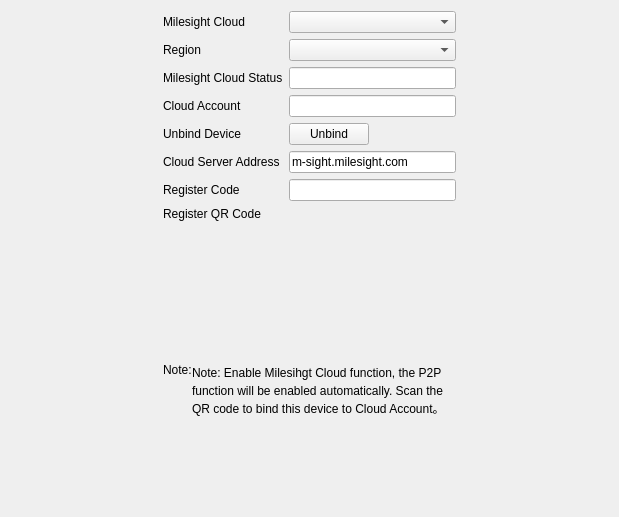
<?xml version="1.0" encoding="UTF-8"?>
<ui version="4.0">
 <class>WizardPageCloud</class>
 <widget class="QWidget" name="WizardPageCloud">
  <property name="geometry">
   <rect>
    <x>0</x>
    <y>0</y>
    <width>619</width>
    <height>517</height>
   </rect>
  </property>
  <property name="windowTitle">
   <string>Form</string>
  </property>
  <layout class="QHBoxLayout" name="horizontalLayout_5">
   <item>
    <widget class="QWidget" name="widget" native="true">
     <property name="sizePolicy">
      <sizepolicy hsizetype="Preferred" vsizetype="Preferred">
       <horstretch>1</horstretch>
       <verstretch>0</verstretch>
      </sizepolicy>
     </property>
    </widget>
   </item>
   <item>
    <widget class="QWidget" name="widgetDetails" native="true">
     <property name="sizePolicy">
      <sizepolicy hsizetype="Preferred" vsizetype="Preferred">
       <horstretch>2</horstretch>
       <verstretch>0</verstretch>
      </sizepolicy>
     </property>
     <layout class="QGridLayout" name="gridLayout_2">
      <property name="leftMargin">
       <number>0</number>
      </property>
      <property name="topMargin">
       <number>0</number>
      </property>
      <property name="rightMargin">
       <number>0</number>
      </property>
      <property name="bottomMargin">
       <number>0</number>
      </property>
      <item row="3" column="1">
       <widget class="MyLineEdit" name="lineEditCloudAccount">
        <property name="readOnly">
         <bool>true</bool>
        </property>
       </widget>
      </item>
      <item row="5" column="0">
       <widget class="MyLabel" name="labelCloudServerAddress">
        <property name="text">
         <string>Cloud Server Address</string>
        </property>
       </widget>
      </item>
      <item row="6" column="1">
       <widget class="MyLineEdit" name="lineEditRegisterCode">
        <property name="readOnly">
         <bool>true</bool>
        </property>
       </widget>
      </item>
      <item row="2" column="0">
       <widget class="MyLabel" name="labelMilesightCloudStatus">
        <property name="text">
         <string>Milesight Cloud Status</string>
        </property>
       </widget>
      </item>
      <item row="2" column="1">
       <widget class="MyLineEdit" name="labelMilesightCloudStatusString">
        <property name="readOnly">
         <bool>true</bool>
        </property>
       </widget>
      </item>
      <item row="0" column="0">
       <widget class="MyLabel" name="labelMilesightCloud">
        <property name="sizePolicy">
         <sizepolicy hsizetype="Preferred" vsizetype="Preferred">
          <horstretch>2</horstretch>
          <verstretch>0</verstretch>
         </sizepolicy>
        </property>
        <property name="text">
         <string>Milesight Cloud</string>
        </property>
       </widget>
      </item>
      <item row="0" column="1">
       <widget class="ComboBox" name="comboBoxMilesightCloud">
        <property name="sizePolicy">
         <sizepolicy hsizetype="Preferred" vsizetype="Fixed">
          <horstretch>3</horstretch>
          <verstretch>0</verstretch>
         </sizepolicy>
        </property>
       </widget>
      </item>
      <item row="4" column="1">
       <widget class="QWidget" name="widget" native="true">
        <layout class="QHBoxLayout" name="horizontalLayout_3">
         <property name="leftMargin">
          <number>0</number>
         </property>
         <property name="topMargin">
          <number>0</number>
         </property>
         <property name="rightMargin">
          <number>0</number>
         </property>
         <property name="bottomMargin">
          <number>0</number>
         </property>
         <item>
          <widget class="MyPushButton" name="pushButtonUnbindDevice">
           <property name="text">
            <string>Unbind</string>
           </property>
          </widget>
         </item>
         <item>
          <spacer name="horizontalSpacer_2">
           <property name="orientation">
            <enum>Qt::Horizontal</enum>
           </property>
           <property name="sizeHint" stdset="0">
            <size>
             <width>40</width>
             <height>20</height>
            </size>
           </property>
          </spacer>
         </item>
        </layout>
       </widget>
      </item>
      <item row="8" column="0" colspan="2">
       <layout class="QHBoxLayout" name="horizontalLayout">
        <property name="spacing">
         <number>0</number>
        </property>
        <item>
         <widget class="QLabel" name="labelNote1">
          <property name="text">
           <string>Note: </string>
          </property>
          <property name="alignment">
           <set>Qt::AlignLeading|Qt::AlignLeft|Qt::AlignTop</set>
          </property>
          <property name="wordWrap">
           <bool>true</bool>
          </property>
         </widget>
        </item>
        <item>
         <widget class="BlueLabel" name="labelNote2">
          <property name="sizePolicy">
           <sizepolicy hsizetype="Expanding" vsizetype="Preferred">
            <horstretch>0</horstretch>
            <verstretch>0</verstretch>
           </sizepolicy>
          </property>
          <property name="text">
           <string>Note: Enable Milesihgt Cloud function, the P2P function will be enabled automatically. Scan the QR code to bind this device to Cloud Account。</string>
          </property>
          <property name="alignment">
           <set>Qt::AlignLeading|Qt::AlignLeft|Qt::AlignTop</set>
          </property>
          <property name="wordWrap">
           <bool>true</bool>
          </property>
         </widget>
        </item>
       </layout>
      </item>
      <item row="6" column="0">
       <widget class="MyLabel" name="labelRegisterCode">
        <property name="text">
         <string>Register Code</string>
        </property>
       </widget>
      </item>
      <item row="3" column="0">
       <widget class="MyLabel" name="labelCloudAccount">
        <property name="text">
         <string>Cloud Account</string>
        </property>
       </widget>
      </item>
      <item row="7" column="1">
       <widget class="QRCodeWidget_transparent" name="widgetRegisterQRCode" native="true">
        <property name="minimumSize">
         <size>
          <width>150</width>
          <height>150</height>
         </size>
        </property>
        <property name="maximumSize">
         <size>
          <width>150</width>
          <height>150</height>
         </size>
        </property>
       </widget>
      </item>
      <item row="10" column="0" colspan="2">
       <spacer name="verticalSpacer_2">
        <property name="orientation">
         <enum>Qt::Vertical</enum>
        </property>
        <property name="sizeHint" stdset="0">
         <size>
          <width>20</width>
          <height>0</height>
         </size>
        </property>
       </spacer>
      </item>
      <item row="5" column="1">
       <widget class="MyLineEdit" name="lineEditCloudServerAddress">
        <property name="text">
         <string>m-sight.milesight.com</string>
        </property>
        <property name="readOnly">
         <bool>true</bool>
        </property>
       </widget>
      </item>
      <item row="7" column="0">
       <widget class="QWidget" name="widget_5" native="true">
        <layout class="QVBoxLayout" name="verticalLayout_2">
         <property name="spacing">
          <number>0</number>
         </property>
         <property name="leftMargin">
          <number>0</number>
         </property>
         <property name="topMargin">
          <number>0</number>
         </property>
         <property name="rightMargin">
          <number>0</number>
         </property>
         <property name="bottomMargin">
          <number>0</number>
         </property>
         <item>
          <widget class="MyLabel" name="labelRegisterQRCode">
           <property name="text">
            <string>Register QR Code</string>
           </property>
          </widget>
         </item>
         <item>
          <widget class="QWidget" name="widget_6" native="true">
           <property name="sizePolicy">
            <sizepolicy hsizetype="Preferred" vsizetype="Expanding">
             <horstretch>0</horstretch>
             <verstretch>0</verstretch>
            </sizepolicy>
           </property>
          </widget>
         </item>
        </layout>
       </widget>
      </item>
      <item row="4" column="0">
       <widget class="MyLabel" name="labelUnbindDevice">
        <property name="text">
         <string>Unbind Device</string>
        </property>
       </widget>
      </item>
      <item row="1" column="0">
       <widget class="QLabel" name="labelRegion">
        <property name="text">
         <string>Region</string>
        </property>
       </widget>
      </item>
      <item row="1" column="1">
       <widget class="ComboBox" name="comboBoxRegion"/>
      </item>
     </layout>
    </widget>
   </item>
   <item>
    <widget class="QWidget" name="widget_4" native="true">
     <property name="sizePolicy">
      <sizepolicy hsizetype="Preferred" vsizetype="Preferred">
       <horstretch>1</horstretch>
       <verstretch>0</verstretch>
      </sizepolicy>
     </property>
     <widget class="QToolButton" name="toolButtonMilesightCloudStatus">
      <property name="geometry">
       <rect>
        <x>10</x>
        <y>30</y>
        <width>19</width>
        <height>19</height>
       </rect>
      </property>
      <property name="styleSheet">
       <string notr="true">QToolButton
{
border: 0px;
}</string>
      </property>
      <property name="text">
       <string/>
      </property>
      <property name="icon">
       <iconset resource="../resource/resource.qrc">
        <normaloff>:/common/common/note.png</normaloff>:/common/common/note.png</iconset>
      </property>
      <property name="checkable">
       <bool>true</bool>
      </property>
      <property name="checked">
       <bool>false</bool>
      </property>
     </widget>
    </widget>
   </item>
  </layout>
 </widget>
 <customwidgets>
  <customwidget>
   <class>ComboBox</class>
   <extends>QComboBox</extends>
   <header>combobox.h</header>
  </customwidget>
  <customwidget>
   <class>MyLineEdit</class>
   <extends>QLineEdit</extends>
   <header>mylineedit.h</header>
  </customwidget>
  <customwidget>
   <class>MyPushButton</class>
   <extends>QPushButton</extends>
   <header>mypushbutton.h</header>
  </customwidget>
  <customwidget>
   <class>BlueLabel</class>
   <extends>QLabel</extends>
   <header>bluelabel.h</header>
  </customwidget>
  <customwidget>
   <class>MyLabel</class>
   <extends>QLabel</extends>
   <header>mylabel.h</header>
  </customwidget>
  <customwidget>
   <class>QRCodeWidget_transparent</class>
   <extends>QWidget</extends>
   <header>qrcodewidget_transparent.h</header>
   <container>1</container>
  </customwidget>
 </customwidgets>
 <resources>
  <include location="../resource/resource.qrc"/>
 </resources>
 <connections/>
</ui>
